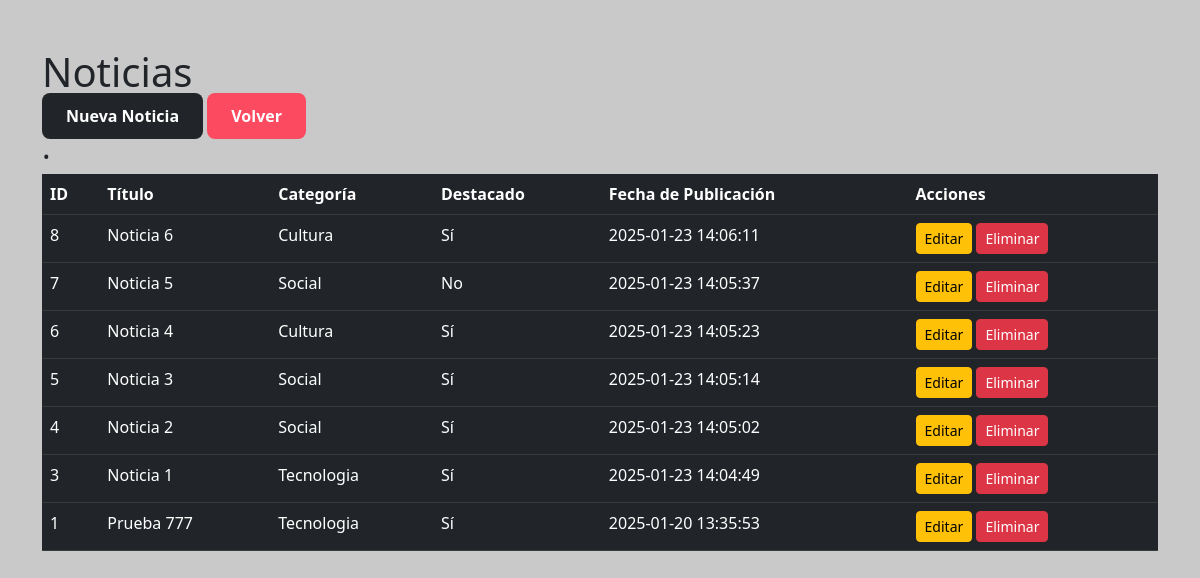
The page /lista_noticias.php (signed in) on the database its author committed.
### tables this page shows
CREATE TABLE `noticias` (
  `id_noticias` int(11) NOT NULL,
  `titulo` varchar(255) NOT NULL,
  `contenido` text NOT NULL,
  `imagen` varchar(255) DEFAULT NULL,
  `categoria_id` int(11) DEFAULT NULL,
  `id_usuario` int(11) DEFAULT NULL,
  `destacado` tinyint(1) DEFAULT 0,
  `fecha_creacion` timestamp NOT NULL DEFAULT current_timestamp()
);

CREATE TABLE `categoria` (
  `id_categoria` int(11) NOT NULL,
  `nombre` varchar(100) NOT NULL
);

### lista_noticias.php (the view, shortened to what this page needs)
<?php
require_once "conexion.php";
$query = "SELECT n.id_noticias, n.titulo, n.fecha_creacion, n.destacado, c.nombre AS categoria
          FROM noticias n
          LEFT JOIN categoria c ON n.categoria_id = c.id_categoria
          ORDER BY n.fecha_creacion DESC";
$result = $conexion->query($query);
?>
<!DOCTYPE html>
<html lang="es">
<head>
    <link href="https://cdn.jsdelivr.net/npm/bootstrap@5.3.0/dist/css/bootstrap.min.css" rel="stylesheet">
</head>
<body>
    <div class="container mt-5">
        <h1>Noticias</h1>
        <a href="subir_noticia.php" class="btn-primary">Nueva Noticia</a>
        <a href="dashboard.php" class="btn_dashboard">Volver</a>
        <h2>.</h2>
        <table class="table table-dark table-hover">
            <thead>
                <tr>
                    <th>ID</th>
                    <th>Título</th>
                    <th>Categoría</th>
                    <th>Destacado</th>
                    <th>Fecha de Publicación</th>
                    <th>Acciones</th>
                </tr>
            </thead>
            <tbody>
                <?php while ($noticia = $result->fetch_assoc()): ?>
                <tr>
                    <td><?php echo $noticia['id_noticias']; ?></td>
                    <td><?php echo htmlspecialchars($noticia['titulo']); ?></td>
                    <td><?php echo htmlspecialchars($noticia['categoria'] ?? 'Sin categoría'); ?></td>
                    <td><?php echo $noticia['destacado'] ? 'Sí' : 'No'; ?></td>
                    <td><?php echo $noticia['fecha_creacion']; ?></td>
                    <td>
                        <a href="editar_noticia.php?id=<?php echo $noticia['id_noticias']; ?>" class="btn btn-warning btn-sm">Editar</a>
                        <a href="eliminar_noticia.php?id=<?php echo $noticia['id_noticias']; ?>" class="btn btn-danger btn-sm" onclick="return confirm('¿Estás seguro de eliminar esta noticia?');">Eliminar</a>
                    </td>
                </tr>
                <?php endwhile; ?>
            </tbody>
        </table>
    </div>
</body>
</html>

### lista_noticias.php (style rules this page uses)
body { background-color:rgb(201, 201, 201); }
.table-dark th, .table-dark td { color: #fff; }
.btn-primary { font-weight: bold; background-color:#212529; color: white; font-size: 16px; padding: 12px 24px; border: none; border-radius: 8px; cursor: pointer; text-align: center; text-decoration: none; transition: background-color 0.3s ease; margin-top: 20px; }
.btn_dashboard { font-weight: bold; background-color: #fc4a61; color: white; font-size: 16px; padding: 12px 24px; border: none; border-radius: 8px; cursor: pointer; text-align: center; text-decoration: none; transition: background-color 0.3s ease; margin-top: 20px; }

### rows shown on the page
noticias: id_noticias "8", titulo "Noticia 6", categoria.nombre "Cultura", destacado "Sí", fecha_creacion "2025-01-23 14:06:11"
noticias: id_noticias "7", titulo "Noticia 5", categoria.nombre "Social", destacado "No", fecha_creacion "2025-01-23 14:05:37"
noticias: id_noticias "6", titulo "Noticia 4", categoria.nombre "Cultura", destacado "Sí", fecha_creacion "2025-01-23 14:05:23"
noticias: id_noticias "5", titulo "Noticia 3", categoria.nombre "Social", destacado "Sí", fecha_creacion "2025-01-23 14:05:14"
noticias: id_noticias "4", titulo "Noticia 2", categoria.nombre "Social", destacado "Sí", fecha_creacion "2025-01-23 14:05:02"
noticias: id_noticias "3", titulo "Noticia 1", categoria.nombre "Tecnologia", destacado "Sí", fecha_creacion "2025-01-23 14:04:49"
noticias: id_noticias "1", titulo "Prueba 777", categoria.nombre "Tecnologia", destacado "Sí", fecha_creacion "2025-01-20 13:35:53"
